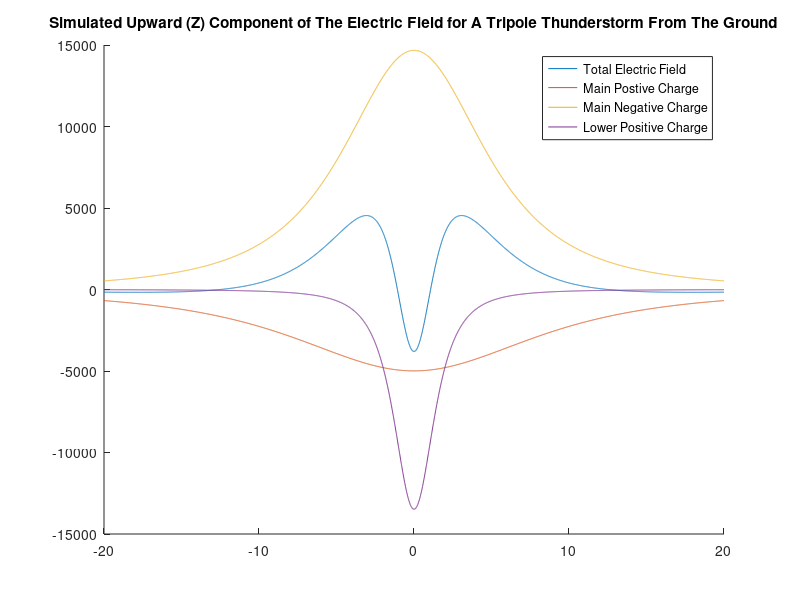

Source code (MATLAB):
q1 = 40;
q2 = -40;
q3 = 3;

x1 = 0;
x2 = 0;
x3 = 0;
y1 = 0;
y2 = 0;
y3 = 0;
z1 = 12000;
z2 = 7000;
z3 = 2000;


e1 = 8.8541878*10^-12;
e2 = 8.8541878*10^-12;
e3 = 8.8541878*10^-12;
x = -20000:10:20000;
y = 0;
z = 0;

E_x1 = q1*(x-x1)./(4*pi*e1*((x-x1).^2+(y-y1).^2+(z-z1).^2).^(3/2));
E_x2 = q2*(x-x2)./(4*pi*e2*((x-x2).^2+(y-y2).^2+(z-z2).^2).^(3/2));
E_x3 = q3*(x-x3)./(4*pi*e3*((x-x3).^2+(y-y3).^2+(z-z3).^2).^(3/2));

E_y1 = q1*(y-y1)./(4*pi*e1*((x-x1).^2+(y-y1).^2+(z-z1).^2).^(3/2));
E_y2 = q2*(y-y2)./(4*pi*e2*((x-x2).^2+(y-y2).^2+(z-z2).^2).^(3/2));
E_y3 = q3*(y-y3)./(4*pi*e3*((x-x3).^2+(y-y3).^2+(z-z3).^2).^(3/2));

E_z1 = q1*(z-z1)./(4*pi*e1*((x-x1).^2+(y-y1).^2+(z-z1).^2).^(3/2));
E_z2 = q2*(z-z2)./(4*pi*e2*((x-x2).^2+(y-y2).^2+(z-z2).^2).^(3/2));
E_z3 = q3*(z-z3)./(4*pi*e3*((x-x3).^2+(y-y3).^2+(z-z3).^2).^(3/2));


E_x1p = -q1*(x-x1)./(4*pi*e1*((x-x1).^2+(y-y1).^2+(z+z1).^2).^(3/2));
E_x2p = -q2*(x-x2)./(4*pi*e2*((x-x2).^2+(y-y2).^2+(z+z2).^2).^(3/2));
E_x3p = -q3*(x-x3)./(4*pi*e3*((x-x3).^2+(y-y3).^2+(z+z3).^2).^(3/2));

E_y1p = -q1*(y-y1)./(4*pi*e1*((x-x1).^2+(y-y1).^2+(z+z1).^2).^(3/2));
E_y2p = -q2*(y-y2)./(4*pi*e2*((x-x2).^2+(y-y2).^2+(z+z2).^2).^(3/2));
E_y3p = -q3*(y-y3)./(4*pi*e3*((x-x3).^2+(y-y3).^2+(z+z3).^2).^(3/2));

E_z1p = -q1*(z+z1)./(4*pi*e1*((x-x1).^2+(y-y1).^2+(z+z1).^2).^(3/2));
E_z2p = -q2*(z+z2)./(4*pi*e2*((x-x2).^2+(y-y2).^2+(z+z2).^2).^(3/2));
E_z3p = -q3*(z+z3)./(4*pi*e3*((x-x3).^2+(y-y3).^2+(z+z3).^2).^(3/2));




E_x = E_x1 + E_x2 + E_x3 + E_x1p + E_x2p + E_x3p;
E_y = E_y1 + E_y2 + E_y3 + E_y1p + E_y2p + E_y3p;
E_z = E_z1 + E_z2 + E_z3 + E_z1p + E_z2p + E_z3p;

figure()
hold on
plot(x./1000,E_z)
plot(x./1000,E_z1+E_z1p)
plot(x./1000,E_z2+E_z2p)
plot(x./1000,E_z3+E_z3p)
title('Simulated Upward (Z) Component of The Electric Field for A Tripole Thunderstorm From The Ground')
legend('Total Electric Field','Main Postive Charge','Main Negative Charge','Lower Positive Charge')
